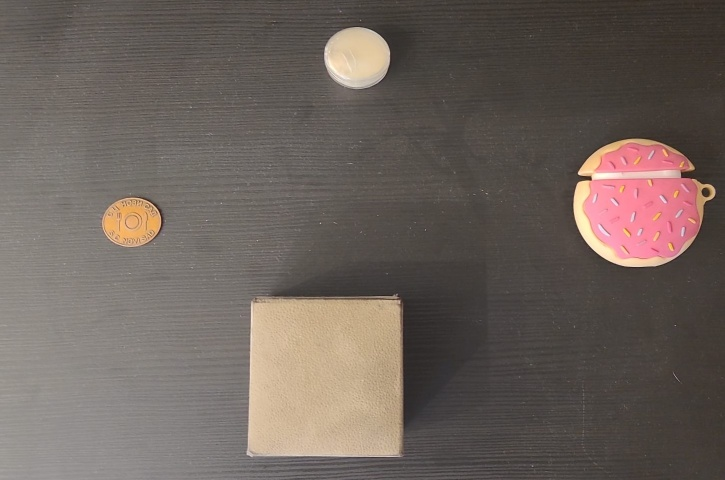
#> input picture Distance_Between_Objects/primer3.jpeg, 725 x 480 px
$ python main.py   (older library calls are emulated)
#> lines starting #> are read from the running program, lines starting #| are printed output that depends on the picture; after the words box and inside, x2 and y2 are one past the last pixel; in counts of white or black regions, pixels touching at a corner belong together
from scipy.spatial import distance as dist
from imutils import perspective
from imutils import contours
import numpy as np
import argparse
import imutils
import cv2

def midpoint(ptA,ptB):
    return ((ptA[0] + ptB[0]) * 0.5,(ptA[1]+ptB[1]) * 0.5)


image = cv2.imread("primer3.jpeg")
#> image is the input picture: shape (480, 725, 3); mean B, G, R 92, 98.3, 108.6
print(image.shape[0])
#| 480
# [6 lines of commented-out code are left out]
gray = cv2.cvtColor(image,cv2.COLOR_BGR2GRAY)
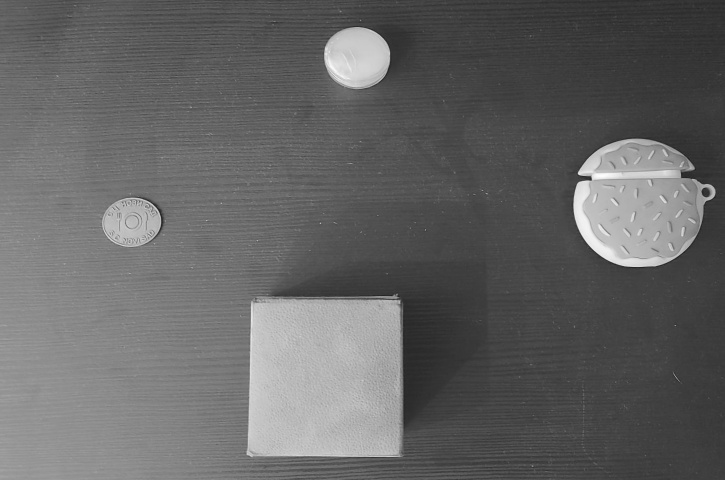
#> gray: shape (480, 725); min 30, max 252, mean 100.6
gray = cv2.GaussianBlur(gray,(7,7),0)

edged = cv2.Canny(gray,50,100)
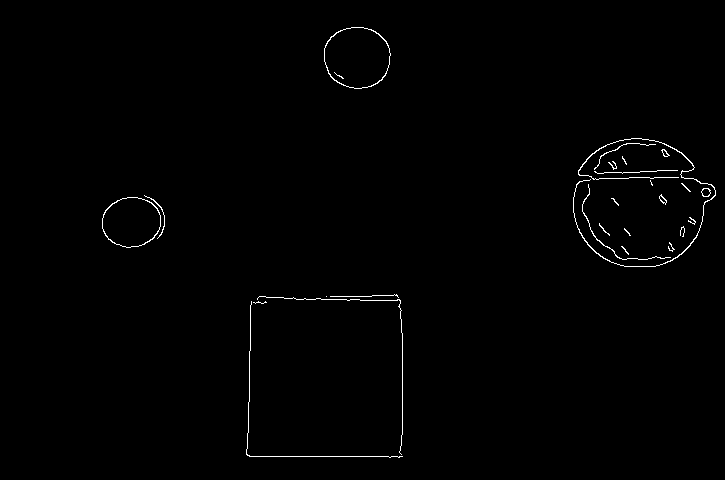
#> edged: shape (480, 725); 0.71% white in thin lines or dots, all inside (x1, y1, x2, y2) = (102, 27, 716, 458)
edged = cv2.dilate(edged,None,iterations=1)
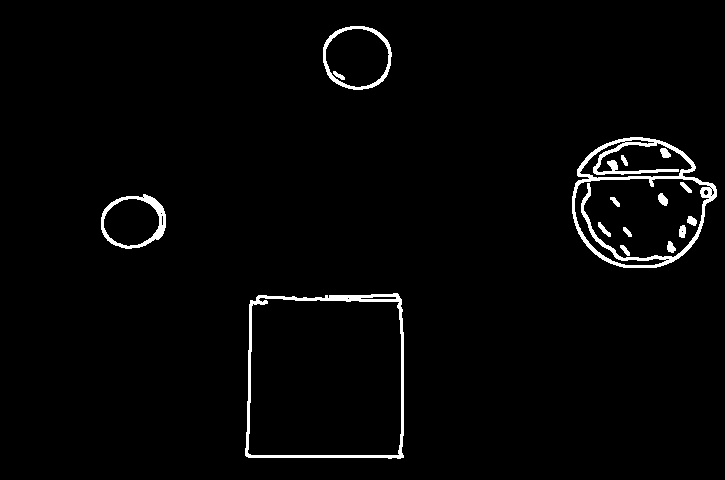
#> edged: shape (480, 725); 2.2% white; 16 white regions, largest, box (x1, y1, x2, y2) and area: (572, 137, 717, 268) 3279, (245, 293, 404, 459) 2203, (101, 194, 166, 249) 832
edged = cv2.erode(edged,None,iterations=1)
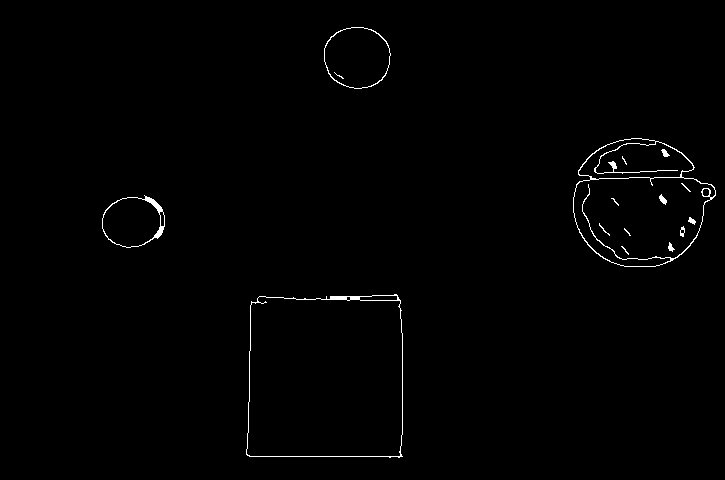
#> edged: shape (480, 725); 0.79% white in thin lines or dots, all inside (x1, y1, x2, y2) = (102, 27, 716, 458)
#cv2.imshow("Slika",edged)
#cv2.waitKey(0)


cnts = cv2.findContours(edged.copy(),cv2.RETR_EXTERNAL,cv2.CHAIN_APPROX_SIMPLE)
#> cnts = 4 contours; box (x1, y1, x2, y2) and area: (246, 294, 403, 458) 24262, (573, 138, 716, 267) 13479, (324, 27, 391, 89) 3214, (102, 195, 165, 248) 2482
cnts = imutils.grab_contours(cnts)

(cnts,_) = contours.sort_contours(cnts)
colors = ((0, 0, 255), (240, 0, 159), (0, 165, 255), (255, 255, 0),
	(255, 0, 255))
refObj = None

for c in cnts:
	if cv2.contourArea(c) < 100:
		continue
	box = cv2.minAreaRect(c)
	box = cv2.cv.BoxPoints(box) if imutils.is_cv2() else cv2.boxPoints(box)
	box = np.array(box,dtype = "int")

	box = perspective.order_points(box)

	cX = np.average(box[:,0])
	cY = np.average(box[:,1])

	if refObj is None:

		(tl,tr,br,bl) = box
		(tlblX, tlblY) = midpoint(tl, bl)
		(trbrX, trbrY) = midpoint(tr, br)

		D = dist.euclidean((tlblX, tlblY), (trbrX, trbrY))
		refObj = (box, (cX, cY), D / 2.54)
		continue
	orig = image.copy()
	cv2.drawContours(orig, [box.astype("int")], -1, (0, 255, 0), 2)
	cv2.drawContours(orig, [refObj[0].astype("int")], -1, (0, 255, 0), 2)

	refCoords = np.vstack([refObj[0], refObj[1]])
	objCoords = np.vstack([box, (cX, cY)])

	for ((xA, yA), (xB, yB), color) in zip(refCoords, objCoords, colors):
		# draw circles corresponding to the current points and
		# connect them with a line
		cv2.circle(orig, (int(xA), int(yA)), 5, color, -1)
		cv2.circle(orig, (int(xB), int(yB)), 5, color, -1)
		cv2.line(orig, (int(xA), int(yA)), (int(xB), int(yB)),
			color, 2)
		# compute the Euclidean distance between the coordinates,
		# and then convert the distance in pixels to distance in
		# units
		D = dist.euclidean((xA, yA), (xB, yB)) / refObj[2]
		(mX, mY) = midpoint((xA, yA), (xB, yB))
		cv2.putText(orig, "{:.1f}cm".format(D), (int(mX), int(mY - 10)),
			cv2.FONT_HERSHEY_SIMPLEX, 0.55, color, 2)
		# show the output image
		cv2.imshow("Image", orig)
		cv2.waitKey(0)
#> this loop made 4 passes
#> (cX, cY, tl, tr, br, bl, tlblX, tlblY) on pass 1: (132.5, 220.8, [98, 200], [161, 192], [167, 242], [104, 249], 101, 224.5)
#> (box, cX, cY) on passes 2 to 4: ([[246, 293], [402, 293], [402, 456], [246, 456]], 324, 374.5), ([[324, 27], [390, 27], [390, 88], [324, 88]], 357, 57.5), ([[602, 115], [725, 170], [672, 289], [549, 234]], 637, 202)
#> pass 2, `cv2.imshow("Image", orig)`:
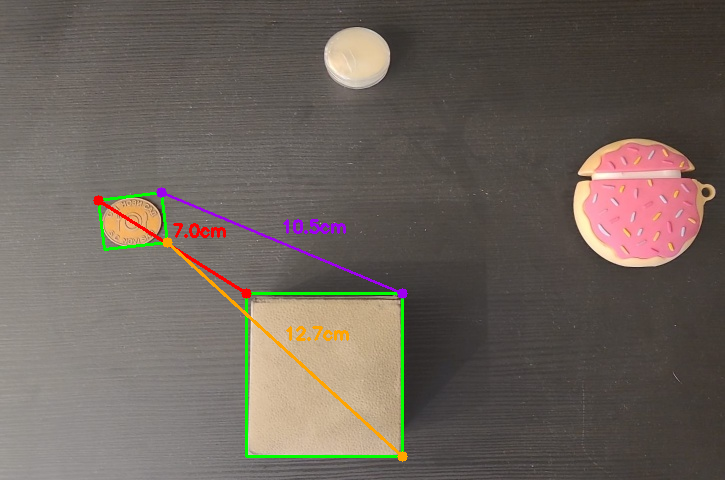
#> window 'Image': shape (480, 725, 3); mean B, G, R 90.9, 98.6, 108.7
#> pass 2, `cv2.imshow("Image", orig)`:
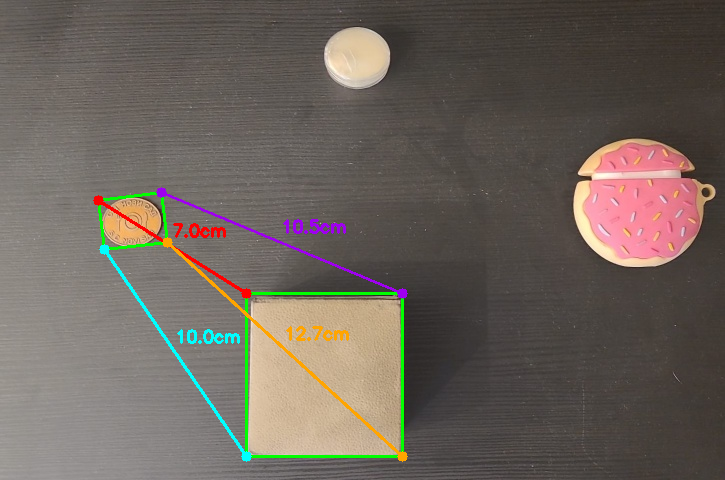
#> window 'Image': shape (480, 725, 3); mean B, G, R 91.5, 99.1, 108.2
#> after the loop:
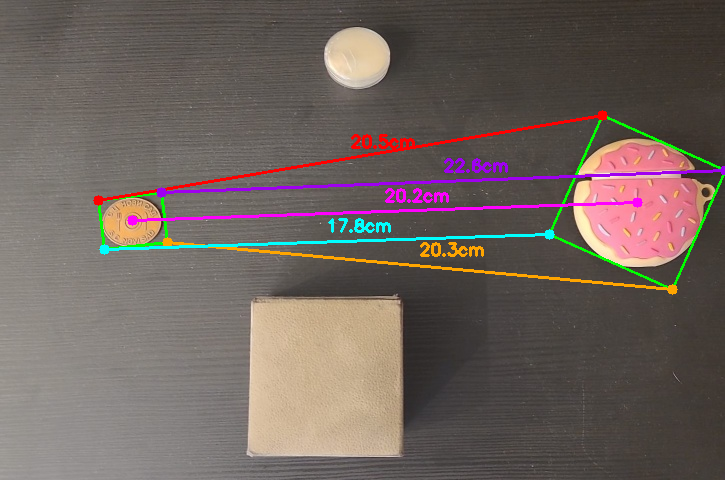
#> orig: shape (480, 725, 3); mean B, G, R 93.5, 98.7, 110.7
#> after the loop, tlblX = 101; tlblY = 224.5; trbrX = 164; trbrY = 217
